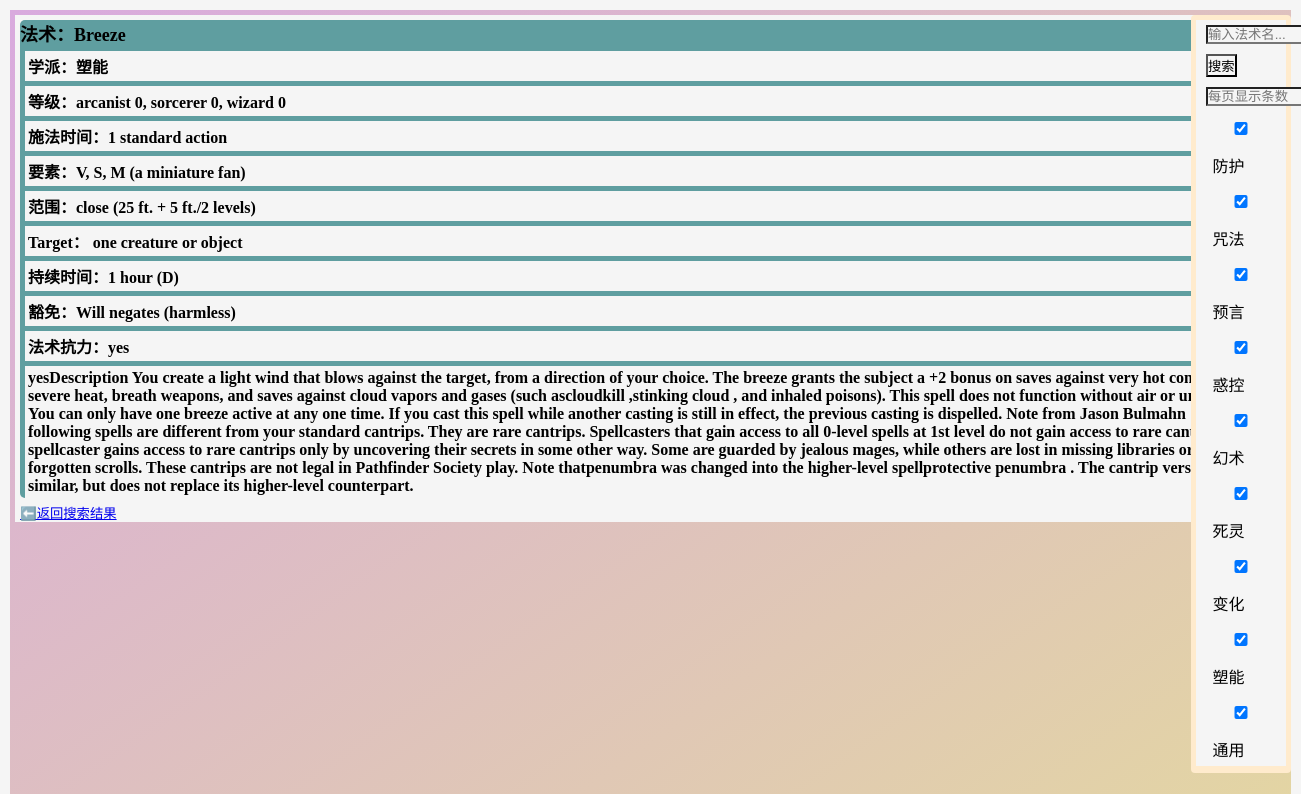
Page /search/Breeze on the committed database.
### tables this page shows
CREATE TABLE spells (
                id          INTEGER PRIMARY KEY AUTOINCREMENT,
                no          INTEGER,
                name        TEXT NOT NULL,
                school      TEXT,
                level       TEXT,
                casting_time TEXT,
                components  TEXT,
                range       TEXT,
                effect      TEXT,
                aiming      TEXT,
                duration    TEXT,
                saving_throw TEXT,
                resistance  TEXT,
                description TEXT
            );

### routes/search.py (the view)
@search_bp.route("/search/<spell_name>")
def spell_detail(spell_name):
    conn = get_db()
    cursor = conn.cursor()
    cursor.execute("SELECT * FROM spells WHERE name=? COLLATE NOCASE",(spell_name,))
    roww = cursor.fetchone()
    if roww:
        return render_template("spell_details.html",spell=roww)
    else:
        return render_template("spell.html", kw=spell_name, page=1, rpp=25, results=[], ttp=0, url_args="")

### db.py (called while the page is built)
def get_db():
    if 'db' not in g:
        g.db = sqlite3.connect(current_app.config["DATABASE"])
        g.db.row_factory = sqlite3.Row
    return g.db

def close_connection(exception=None):
    db = g.pop('db', None)
    if db is not None:
        db.close()

### templates/spell_details.html
    {%extends "base.html"%}
    {% block content %}
    <section class="content">
        <h1 class="title">
            法术：{{ spell.name }}
            <p class="sc">学派：{{ spell["school"] }}</p>
            <p class="le">等级：{{ spell.level }}</p>
            <p class="ti">施法时间：{{ spell.casting_time }}</p>
            <p class="co">要素：{{ spell.components }}</p>
            <p class="ra">范围：{{ spell.range }}</p>
            <p class="ef">{{ spell.effect }}：{{ spell.aiming }}</p>
            <p class="du">持续时间：{{ spell.duration }}</p>
            <p class="sa">豁免：{{ spell.saving_throw }}</p>
            <p class="re">法术抗力：{{ spell.resistance }}</p>
            <p class="de">{{ spell.description }}</p>
        </h1>
        <a href="javascript:history.back()">⬅️返回搜索结果</a>
        {% endblock%}

### static/style.css (style rules this page uses)
* { margin: 0; padding: 0; box-sizing: border-box; background: whitesmoke; margin: 5px; }
body { background: linear-gradient(145deg, #d9aade, #e3d5a3); display: flex; flex-flow: column wrap; align-items: center; min-height: 100vh; font-family: "Georgia", serif; }
.title p { font-size: medium; margin: 5px; padding: 3px; display: flex; flex-flow: column; text-decoration: none; }
.title { background-color: cadetblue; font-size: large; font-weight: bold; text-decoration: none; border-radius: 5px; }
.content a { font-size: smaller; }

### rows in the picture
spells: name "Breeze", school "塑能", level "arcanist 0, sorcerer 0, wizard 0", casting_time "1 standard action", components "V, S, M (a miniature fan)", range "close (25 ft. + 5 ft./2 levels)", effect "Target", aiming "one creature or object", duration "1 hour (D)", saving_throw "Will negates (harmless)", resistance "yes", description "yesDescription You create a light wind that blows against the target, from a direction of your choice. The breeze grants the subject a +2 bonus on saves against very hot conditions, severe heat, breath weapons, and saves against cloud vapors and gases (such ascloudkill ,stinking cloud , and inhaled poisons). This spell does not function without air or underwater. You can only have one breeze active at any one time. If you cast this spell while another casting is still in effect, the previous casting is dispelled. Note from Jason Bulmahn : The following spells are different from your standard cantrips. They are rare cantrips. Spellcasters that gain access to all 0-level spells at 1st level…"
